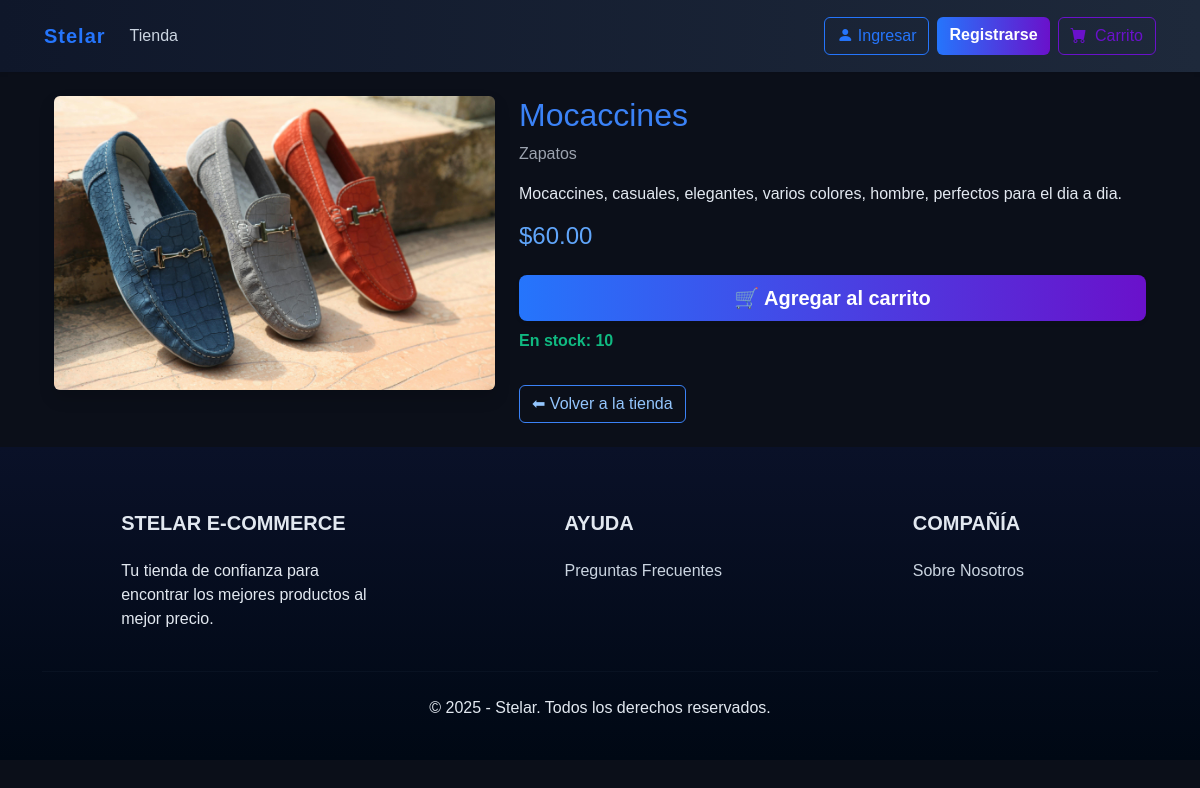
/product/5/, run on the app's committed database.
### store/models.py (models this page shows, shortened)
class Product(models.Model):
    name = models.CharField(max_length=60)
    price = models.DecimalField(max_digits=10, decimal_places=2, default=0.00)
    category = models.ForeignKey(Category, on_delete=models.CASCADE, default=1)
    description = models.CharField(max_length=250, default='', blank=True, null=True)
    image = models.ImageField(upload_to='uploads/products/', blank=True, null=True)
    stock = models.PositiveIntegerField(default=10)   # 🆕 NUEVO CAMPO: control de inventario

class Category(models.Model):
    name = models.CharField(max_length=50)

### store/views/product_detail.py (the view)
# urls.py: path('product/<int:product_id>/', product_detail, name='product_detail'),
def product_detail(request, product_id):
    product = get_object_or_404(Product, id=product_id)
    return render(request, 'product_detail.html', {'product': product})

### store/templates/product_detail.html (shortened to what this page needs)
{% extends 'base.html' %}
{% block content %}
<div class="container mt-4 text-light">
  <div class="row">
    <div class="col-md-5 position-relative">
      <img src="{{ product.image.url }}" alt="{{ product.name }}" class="img-fluid rounded shadow">
    </div>
    <div class="col-md-7">
      <h2 class="text-primary">{{ product.name }}</h2>
      <p class="text-muted">{{ product.category.name }}</p>
      <p>{{ product.description }}</p>
      <h4 class="text-info mb-4">${{ product.price }}</h4>
      {% if product.stock > 0 %}
        <form action="{% url 'cart-action' %}" method="POST">
          <button type="submit" class="btn btn-primary btn-lg w-100 shadow-sm border-0">
            🛒 Agregar al carrito
          </button>
        </form>
        <p class="mt-2 text-success fw-semibold">En stock: {{ product.stock }}</p>
      {% else %}
        <p class="text-warning fw-semibold">Producto agotado</p>
        <button class="btn btn-secondary btn-lg w-100" disabled>Agotado</button>
      {% endif %}
      <a href="{% url 'store' %}" class="btn btn-outline-light mt-3">⬅ Volver a la tienda</a>
    </div>
  </div>
</div>
{% endblock %}

### store/static/store/css/style.css (style rules this page uses)
body { font-family: Arial, sans-serif; margin: 0; padding: 0; background-color: #f4f4f4; color: #333; }
a { text-decoration: none; color: inherit; }

### store/templates/base.html (style rules this page uses)
:root { --color-fondo: #0d1b2a; --color-primario: #2575fc; --color-secundario: #6a11cb; --color-texto: #e0e0e0; --color-nav: #1b263b; --color-footer: #0a1128; --color-boton-hover: #1d4ed8; }
body { background-color: var(--color-fondo); color: var(--color-texto); }
.btn-primary { background: linear-gradient(90deg, var(--color-primario), var(--color-secundario)); border: none; font-weight: bold; }
body, p, span, label, th, td, h1, h2, h3, h4, h5, h6 { color: #e2e8f0 !important; }
::placeholder { color: #9ca3af !important; }

### store/templates/product_detail.html (style rules this page uses)
body { background-color: #0b0f19; color: #e5e7eb; }
img.img-fluid { border-radius: 12px; box-shadow: 0 0 20px rgba(59, 130, 246, 0.2); background-color: #111827; }
.btn-primary { background-color: #3b82f6; color: #fff; transition: 0.3s; }
.btn-outline-light { border: 1px solid #3b82f6; color: #93c5fd; transition: 0.3s; }
.text-primary { color: #3b82f6 !important; }
.text-info { color: #60a5fa !important; }
.text-muted { color: #9ca3af !important; }
.text-success { color: #10b981 !important; }

### data on the page
Product: image (picture), name "Mocaccines", category.name "Zapatos", description "Mocaccines, casuales, elegantes, varios colores, hombre, perfectos para el dia a dia.", price "60.00", stock "10"
